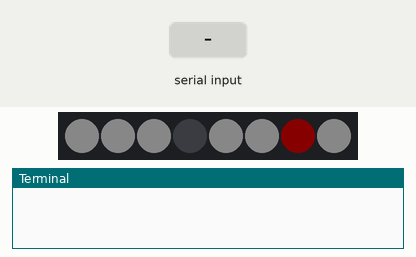
A program run on a simulated Raspberry Pi (BCM pin numbers) with a Blinkt!. Parts: 8 RGB LEDs in strip order, left to right, the last lines printed to the terminal. The inputs (shaded band) are chosen by the test bench. Dim RGB values are drawn brighter than linear; random numbers come from a fixed seed; threads take turns every 2 ms. At 1.6 s the program stops and its outputs stay as they are.

Above: at 1.2 s.
1.3 s: "0x03" typed at the terminal
At 1.52 s:
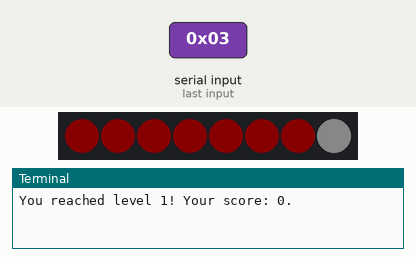
At 2.2 s:
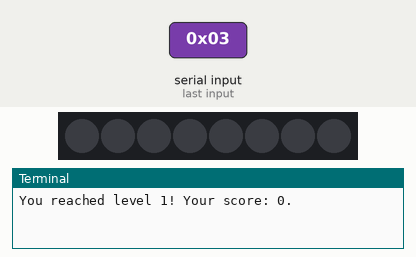
Timing chart, 0 to 3.1 s (numbered marks = the images above; inputs shaded):
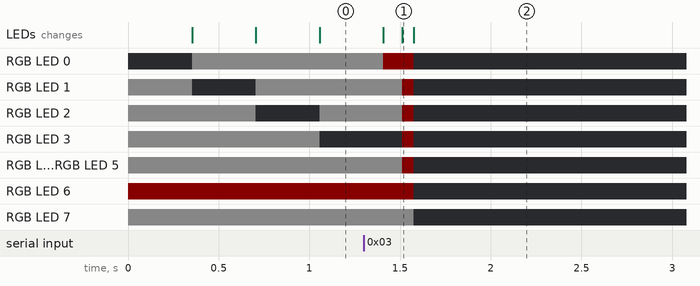

The program:

jmprblnkt.py
```python
import sys
import tty
import termios
import numpy
import threading
import random, time
import colorsys

import blinkt as uh

GLOBAL_BRIGHTNESS = .05
uh.set_brightness(GLOBAL_BRIGHTNESS)


#Input defintions
#I found this somewhere for keyboard key usage. Maybe @gadgetoid? Thanks!
fd=''
def readchar():
    global old_settings
    global fd
    fd = sys.stdin.fileno()

    old_settings = termios.tcgetattr(fd)
    try:
        tty.setraw(sys.stdin.fileno())
        ch = sys.stdin.read(1)
    finally:
        termios.tcsetattr(fd, termios.TCSADRAIN, old_settings)
    if ch == '0x03':
        raise KeyboardInterrupt
    return ch

def readkey(getchar_fn=None):
    getchar = getchar_fn or readchar
    c1 = getchar()
    if ord(c1) != 0x1b:
        return c1
    c2 = getchar()
    if ord(c2) != 0x5b:
        return c1
    c3 = getchar()
    return chr(0x10 + ord(c3) - 65)  # 16=Up, 17=Down, 18=Right, 19=Left arrows

#Game related stuff

#field color
fieldcolor = [255,255,255]

#fancy jumper colors
jmprcolors = []
for h in [0, 15, 30]:
    jmprcolors.append([int(c*255) for c in colorsys.hsv_to_rgb(h/360.0, 1.0, 1.0)])


class jmpr(threading.Thread):
    def __init__(self):
        self._stopevent = threading.Event()
        self.gameover = 0
        self.score = 0
        self.cycle = .35
        self.field = [[0,0,0]] + [fieldcolor for x in range(7)]
        self.dot = {"pos":[0,1], "height":0}
        threading.Thread.__init__(self)

    def step(self):
        obstacle = random.random()
        if obstacle > .80 and self.field[0] != [0,0,0] and self.field[1] != [0,0,0]:
            self.field.insert(0, [0,0,0])
            self.field.pop()
        else:
            self.field.insert(0, fieldcolor)
            self.field.pop()

    def draw(self):
        for c, cell in enumerate(self.field):
            uh.set_pixel(c, cell[0], cell[1], cell[2])
        cycle_jmpr = jmprcolors[self.dot["height"]]
        uh.set_pixel(6, cycle_jmpr[0], cycle_jmpr[1], cycle_jmpr[2], brightness = GLOBAL_BRIGHTNESS*(self.dot["height"]+1))
        #get jmpr back to the ground
        if self.dot["height"] > 0:
            self.dot["height"] -= 1
        #pitfall or no?
        if self.field[6] == [0,0,0] and self.dot["height"] == 0:
            self.gameover = 1
        if self.field[6] == [0,0,0] and self.dot["height"] != 0:
            self.score += 1
            #level up
            if not self.score % 5:
                self.cycle *= .9
        uh.show()
        time.sleep(self.cycle)

    def run(self):
        while not self.gameover:
            self.draw()
            self.step()
        self._stopevent.set()
        self.end()

    def set_jump(self, press):
        if press == "w":
            if self.dot["height"] < len(jmprcolors)-1:
                self.dot["height"]+=1

    def end(self):
        for p in range(8):
            uh.set_pixel(p, 255,0,0)
            uh.show()
            time.sleep(.02)
        self._stopevent.set()

jmpman=jmpr()
jmpman.daemon = 1
jmpman.start()

while 1:
    user_input = readkey()
    if user_input == "x" or jmpman.gameover:
        break
    if user_input != "x":
        jmpman.set_jump(user_input)
    else:
        continue


print "You reached level {}! Your score: {}.".format(jmpman.score / 3 + 1, jmpman.score)
jmpman.gameover = 1
jmpman.join()
```
